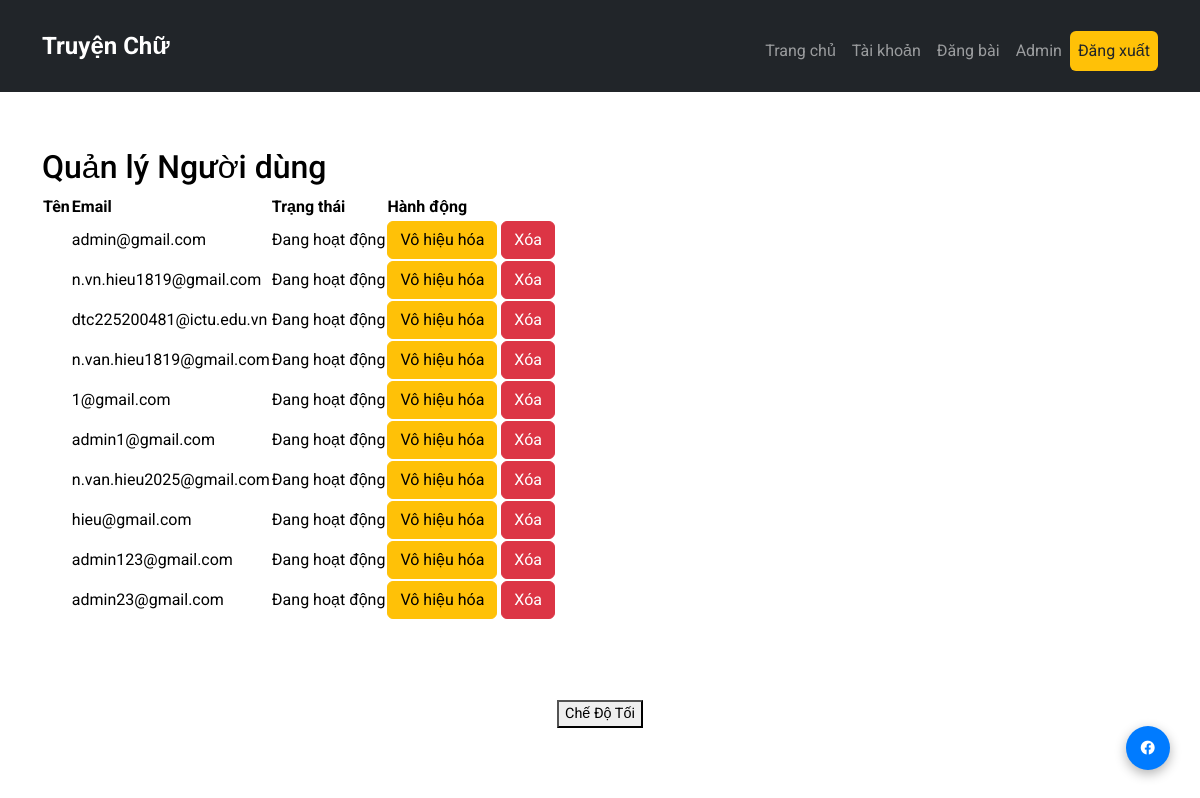
Page /admin/manage_users (signed in) on the earlier database version.
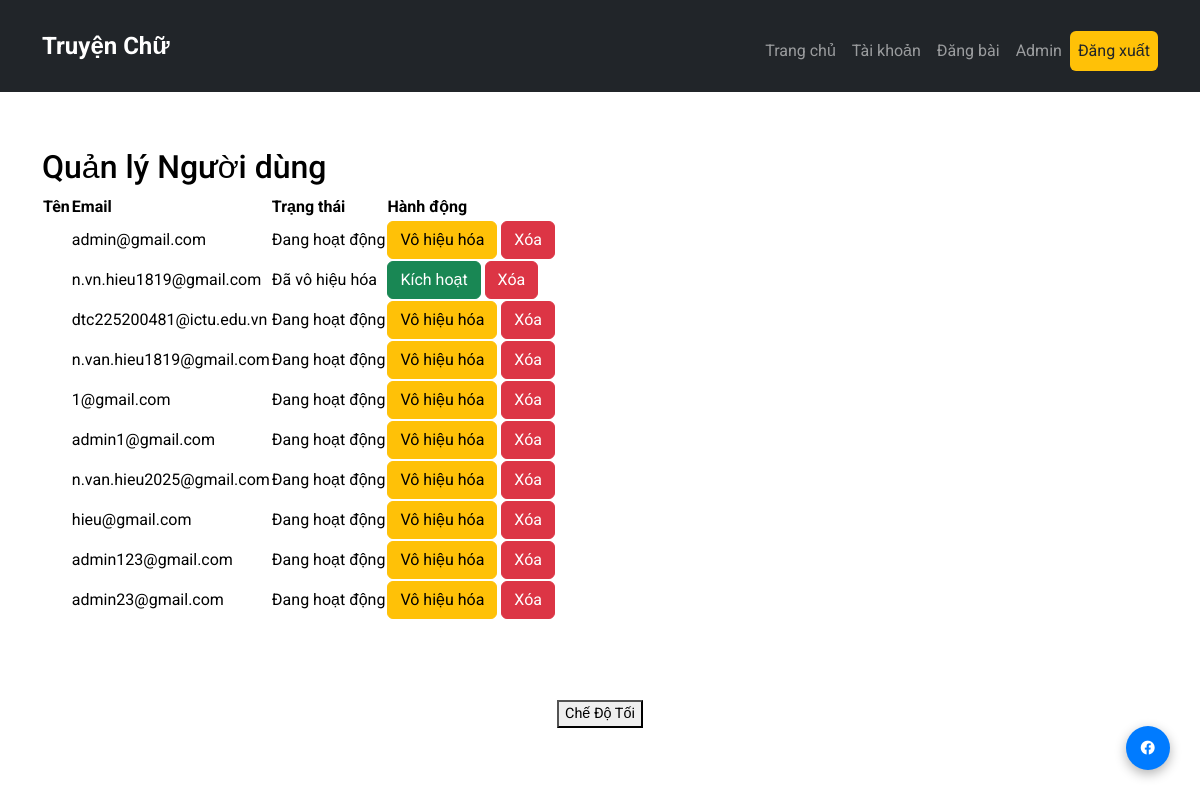
Same page on the later database version.
### app/models.py (models this page shows, shortened)
class User(db.Model):
    __tablename__ = 'user'  # Đặt tên bảng rõ ràng
    user_id = db.Column(db.Integer, primary_key=True)
    email = db.Column(db.String(100), nullable=False, unique=True)
    password_hash = db.Column(db.String(128), nullable=False)  # Mã hóa mật khẩu
    is_active = db.Column(db.Boolean, default=True)  # Trạng thái tài khoản
    stories = db.relationship('Story', back_populates='author', cascade='all, delete-orphan')
    comments = db.relationship('Comment', back_populates='author', cascade='all, delete-orphan')

### app/routes.py (the view)
@admin.route("/admin/manage_users")
def manage_users():
    if "user" in session and session.get("is_admin"):
        users = User.query.all()
        return render_template("manage_users.html", users=users)
    flash("You need to be an admin to access this page.", "danger")
    return redirect(url_for("main.login"))

### app/templates/manage_users.html (shortened to what this page needs)
{% extends "base.html" %}
{% block content %}
<h2>Quản lý Người dùng</h2>
{% if users %}
<table>
    <thead>
        <tr>
            <th>Tên</th>
            <th>Email</th>
            <th>Trạng thái</th>
            <th>Hành động</th>
        </tr>
    </thead>
    <tbody>
        {% for user in users %}
        <tr>
            <td>{{ user.name }}</td>
            <td>{{ user.email }}</td>
            <td>{{ "Đang hoạt động" if user.is_active else "Đã vô hiệu hóa" }}</td>
            <td>
                {% if user.is_active %}
                    <a href="{{ url_for('admin.deactivate_user', user_id=user.user_id) }}" class="btn btn-warning">Vô hiệu hóa</a>
                {% else %}
                    <a href="{{ url_for('admin.activate_user', user_id=user.user_id) }}" class="btn btn-success">Kích hoạt</a>
                {% endif %}
                <a href="{{ url_for('admin.delete_user', user_id=user.user_id) }}" class="btn btn-danger" onclick="return confirm('Bạn có chắc chắn muốn xóa người dùng này không?')">Xóa</a>
            </td>
        </tr>
        {% endfor %}
    </tbody>
</table>
{% else %}
<p>Không có người dùng nào.</p>
{% endif %}
{% endblock %}

### app/templates/base.html (shortened to what this page needs)
<!DOCTYPE html>
<html lang="vi">
<head>
    <link href="https://cdn.jsdelivr.net/npm/bootstrap@5.3.0-alpha1/dist/css/bootstrap.min.css" rel="stylesheet">
    <link href="https://cdnjs.cloudflare.com/ajax/libs/font-awesome/6.0.0-beta3/css/all.min.css" rel="stylesheet">
    <link rel="stylesheet" href="{{ url_for('static', filename='style.css') }}">
</head>
<body>
    <header>
        <nav class="navbar navbar-expand-lg navbar-dark bg-dark">
            <div class="container">
                <a class="navbar-brand" href="{{ url_for('main.home') }}">Truyện Chữ</a>
                <div class="collapse navbar-collapse" id="navbarNav">
                    <ul class="navbar-nav ms-auto">
                        <li class="nav-item">
                            <a class="nav-link" href="{{ url_for('main.home') }}">Trang chủ</a>
                        </li>
                        {% if 'user' in session %}
                        <li class="nav-item">
                            <a class="nav-link" href="{{ url_for('main.user') }}">Tài khoản</a>
                        </li>
                        <li class="nav-item">
                            <a class="nav-link" href="{{ url_for('main.blog') }}">Đăng bài</a>
                        </li>
                        {% if session.get('user') == 'admin@gmail.com' %}
                        <li class="nav-item">
                            <a class="nav-link" href="{{ url_for('admin.admin_page') }}">Admin</a>
                        </li>
                        {% endif %}
                        <li class="nav-item">
                            <a class="nav-link btn btn-custom text-dark" href="{{ url_for('main.logout') }}">Đăng xuất</a>
                        </li>
                        {% endif %}
                    </ul>
                </div>
            </div>
        </nav>
    </header>
    <main class="container mt-4">
        {% block content %}{% endblock %}
    </main>
    <footer class="text-light text-center py-4">
        <p>
            <a href="https://www.facebook.com/cos.204" target="_blank">
                <i class="fab fa-facebook"></i>
            </a>
            <button id="toggle-dark-mode">Chế Độ Tối</button>
        </p>
    </footer>
</body>
</html>

### app/static/style.css (style rules this page uses)
body { font-family: 'Roboto', sans-serif; background-color: #f8f9fa; }
.navbar { padding: 1rem; }
.navbar-brand { font-weight: 700; font-size: 1.5rem; }
.navbar-nav .nav-link { font-size: 1rem; padding-right: 1.5rem; transition: color 0.3s; }
.btn-custom { background-color: #ffc107; color: #fff; border: none; }
main { min-height: 70vh; padding-top: 2rem; }
footer { background-color: transparent; padding: 1rem 0; }
footer p { margin: 0; font-size: 0.9rem; }
footer a { color: #ffc107; text-decoration: none; }
.fab { position: fixed; bottom: 30px; right: 30px; background-color: #007bff; color: white; border-radius: 50%; padding: 15px; box-shadow: 0 4px 12px rgba(0, 0, 0, 0.3); transition: background-color 0.3s ease, transform 0.3s ease; }
ul { list-style-type: none; padding: 0; margin: 10px 0; }
ul li { margin: 5px 0; }
body { background-color: #ffffff; color: #000000; }

Differences in the rows shown:
changed User "n.vn.hieu1819@gmail.com": is_active "Đang hoạt động" → "Đã vô hiệu hóa"; is_active "Vô hiệu hóa" → "Kích hoạt"
